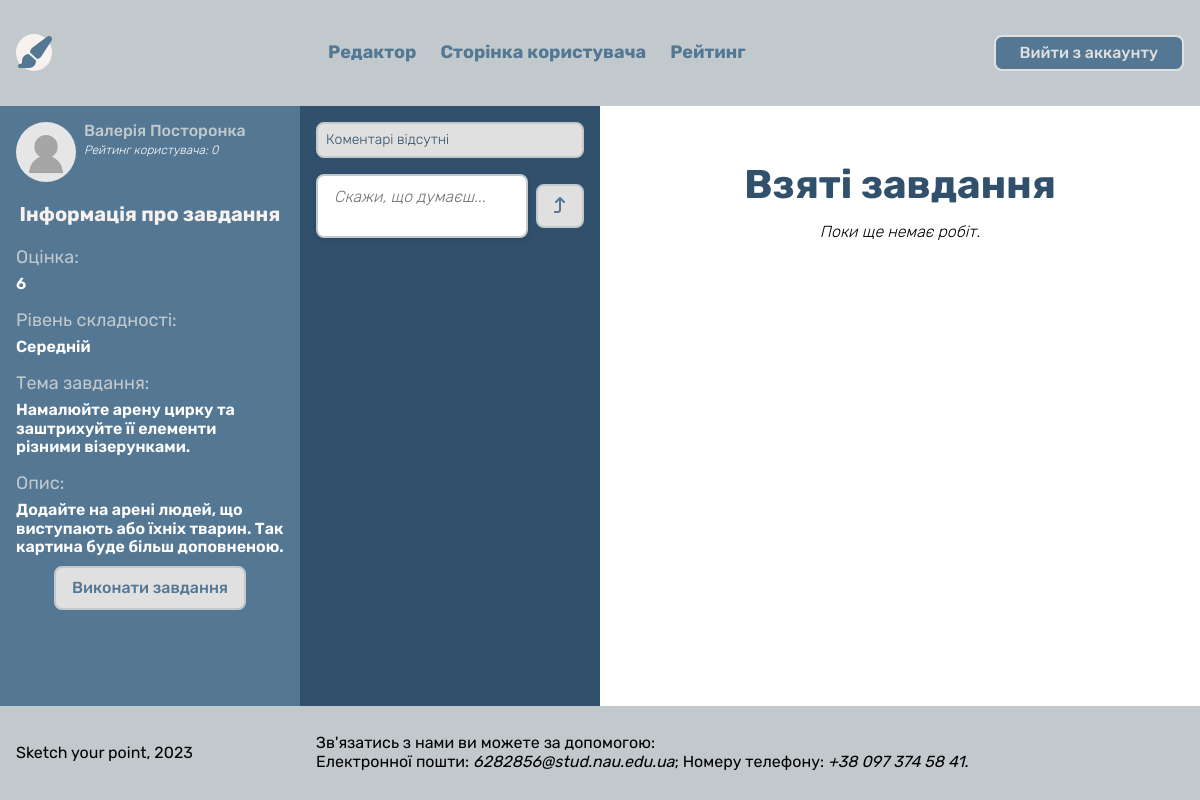
/templates/pages/separate_task.php?taskID=16 (signed in), run on the app's committed database.
### tables this page shows
CREATE TABLE `Tasks` (
  `ID` int(11) NOT NULL,
  `user` varchar(255) NOT NULL,
  `title` varchar(255) NOT NULL,
  `mark` int(11) NOT NULL,
  `difficulty` varchar(16) NOT NULL,
  `description` varchar(500) NOT NULL
);

### templates/blocks/selected_task.php (the view)
<?php
    $profileScan = glob($_SERVER['DOCUMENT_ROOT'].'/profile/'.$taskRow['user'].'.*');
    if (empty($profileScan)) {
        $profile = "undefined.png";
    }
    else {
        $profile = basename($profileScan[0]);
    }
    $user = $taskRow['user'];
    $sql = "SELECT SUM(mark) AS rating FROM `Marks` WHERE targetUser = '$user'";
    $result = mysqli_query($conn, $sql);
    $row = mysqli_fetch_assoc($result);
?>
<aside class="selected_task">
    <div class="artist-task">
        <img src="<?php echo "http://".$_SERVER['HTTP_HOST']."/profile/".$profile;?>" alt="Artist photo">
        <div class="artist-task__title">
            <div class="artist-task__name"><?php echo $taskRow['user'];?></div>
            <div class="artist-task__rating">Рейтинг користувача: <?php echo $row['rating'] != null ? $row['rating'] : 0; ?></div>
        </div>
    </div>
    <?php $title = "Інформація про завдання"; include '../elements/title.php'; ?>
    <div class="information">
        <div class="information__element">
            <label>Оцінка:</label>
            <div class="information__element-about"><?php echo $taskRow['mark'];?></div>
        </div>
        <div class="information__element">
            <label>Рівень складності:</label>
            <div class="information__element-about"><?php echo $taskRow['difficulty'];?></div>
        </div>
        <div class="information__element">
            <label>Тема завдання:</label>
            <div class="information__element-about"><?php echo $taskRow['title'];?></div>
        </div>
        <div class="information__element">
            <label>Опис:</label>
            <div class="information__element-about"><?php echo $taskRow['description'] != null ? $taskRow['description'] : "Опис відсутній";?></div>
        </div>
    </div>
    <div class="action__button">
            <?php $href = "http://".$_SERVER['HTTP_HOST'].'/canvas.php?taskID='.$taskRow['ID']; $button = "Виконати завдання"; include $_SERVER["DOCUMENT_ROOT"].'/templates/elements/buttons.php'; ?>
    </div>
</aside>

### assets/src/css/base/base.css (style rules this page uses)
:root { --family: "Rubik"; --shadow: 0 0 1px rgba(0, 0, 0, 0.16), 0 2px 4px 1px rgba(0, 0, 0, 0.08); --container: 1176px; --wrapper: 744px; --sp-section: 56px; --fs-base: 16px; --fs-xs: calc(var(--fs-base) * 0.75); --fs-s: calc(var(--fs-base) * 0.875); --fs-m: var(--fs-base); --fs-l: calc(var(--fs-base) * 1.125); --fs-xl: calc(var(--fs-base) * 1.25); --sp: 16px; --sp-xs: calc(var(--sp) * 0.25); --sp-s: calc(var(--sp) * 0.5); --sp-m: calc(var(--sp) * 0.75); --sp-l: var(--sp); --sp-xl: calc(var(--sp) * 1.5); --sp-xxl: calc(var(--sp) * 2); --gap-base: 16px; --gap-xs: calc(var(--gap-base) / 2); --gap-m: var(--gap-base); --gap-xl: calc(var(--gap-base) * 2); --br-base: 4px; --br-xs: calc(var(--br-base) / 2); --br-s: var(--br-base); --br-m: calc(var(--br-base) * 2); --br-l: calc(var(--br-base) * 4); --br-xl: calc(var(--br-base) * 6); --c-white: #FFF; --c-black: #000; --c-green: #7DA38C; --c-red: #B51D46; --c-01: #547793; --c-02: #F7F2EF; --c-03: #E0E0E0; --c-04: #C1C9CC; --c-05: #30506b; }

### assets/src/css/elements/image.css (style rules this page uses)
img { height: auto; max-width: 100%; }

### assets/src/css/blocks/selected_task.css (style rules this page uses)
.wrapper .main .selected_task { background-color: var(--c-01); padding: var(--sp-l); display: flex; flex-direction: column; gap: 10px; position: sticky; top: 0; max-height: calc(75vh - var(--sp-l) * 2); }
.wrapper .artist-task { display: flex; }
.wrapper .artist-task img { height: 60px; width: auto; border-radius: 50%; margin-right: var(--sp-s); }
.wrapper .artist-task__title { display: flex; flex-direction: column; }
.wrapper .artist-task__name { font-family: var(--family); color: var(--c-04); font-size: var(--fs-m); font-weight: 500; margin-bottom: var(--sp-xs); }
.wrapper .artist-task__rating { font-family: var(--family); font-size: var(--fs-xs); color: var(--c-white); font-style: italic; font-weight: 200; }
.wrapper .information { display: flex; flex-direction: column; gap: var(--gap-m); overflow-y: auto; }
.wrapper .information__element { display: flex; flex-direction: column; gap: var(--gap-xs); }
.wrapper .information__element label { font-family: var(--family); font-size: var(--fs-l); color: var(--c-04); }
.wrapper .information__element-about { font-family: var(--family); font-size: var(--fs-m); color: var(--c-white); font-weight: 600; }

### data on the page
tasks: user "Валерія Посторонка", mark "6", difficulty "Середній", title "Намалюйте арену цирку та заштрихуйте її елементи різними візерунками.", description "Додайте на арені людей, що виступають або їхніх тварин. Так картина буде більш доповненою."

### other printed values
$button "Вийти з аккаунту Виконати завдання"
$title "Інформація про завдання Взяті завдання"
